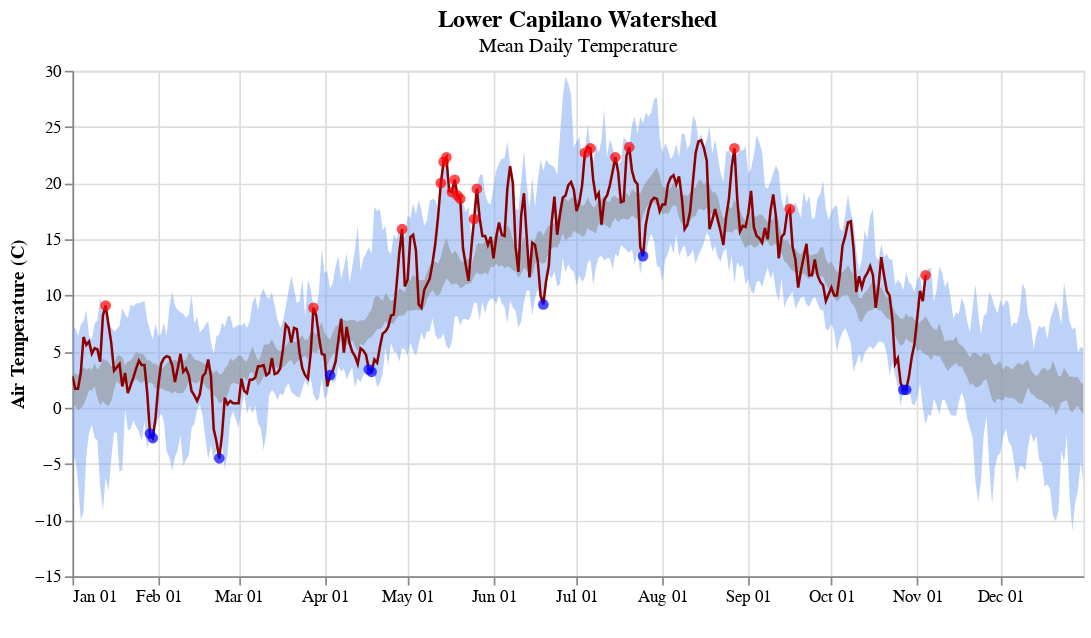

The code cell stored with this chart in its notebook:
### Markdown cell above
## Daily Average Air Temperature
The plots below show the average daily air temperature for the current year (red line), with the range of normal (gray area), range of max and min (blue area), and the new daily high and low records (red and blue circles).

### Code cell
title1 = alt.TitleParams(
   text='Lower Capilano Watershed',
   subtitle="Mean Daily Temperature",
   anchor='middle',
   fontSize=14,
   fontWeight='bold')

qd_area = alt.Chart(qd_past_stats, title=title1).mark_area(color='#7DA6F3', opacity=0.5).encode(
    alt.X('monthdate(date)', title=' '),
    alt.Y('max:Q', title='Air Temperature (C)'),
    alt.Y2('min:Q')
).properties(width=600, height=300)

qd_area2 = alt.Chart(qd_past_stats).mark_area(color='#919397', opacity=0.6).encode(
    alt.X('monthdate(date)'),
    alt.Y('ci95_hi:Q'),
    alt.Y2('ci95_lo:Q')
)


qd_area + qd_area2  + qd_plot_current.interactive()

### Figure 1 — Vega-Lite specification as saved in the notebook (floating-point values rounded to 4 significant figures; data arrays with more than 128 entries replaced by an {"elided": "..."} marker saying what was removed)
{"config": {"view": {"continuousWidth": 400, "continuousHeight": 300}}, "layer": [{"mark": {"type": "area", "color": "#7DA6F3", "opacity": 0.5}, "encoding": {"x": {"field": "date", "timeUnit": "monthdate", "title": " ", "type": "temporal"}, "y": {"field": "max", "title": "Air Temperature (C)", "type": "quantitative"}, "y2": {"field": "min"}}, "height": 300, "title": {"text": "Lower Capilano Watershed", "anchor": "middle", "fontSize": 14, "fontWeight": "bold", "subtitle": "Mean Daily Temperature"}, "width": 600}, {"mark": {"type": "area", "color": "#919397", "opacity": 0.6}, "encoding": {"x": {"field": "date", "timeUnit": "monthdate", "type": "temporal"}, "y": {"field": "ci95_hi", "type": "quantitative"}, "y2": {"field": "ci95_lo"}}}, {"layer": [{"data": {"name": "data-1eb057608f50744bd9bdb4de81c1736c"}, "mark": {"type": "line", "color": "darkred", "strokeWidth": 1.5}, "encoding": {"tooltip": [{"field": "date", "timeUnit": "monthdate", "title": "Date", "type": "temporal"}, {"field": "mean_TA", "title": "Air Temp", "type": "quantitative"}], "x": {"field": "date", "timeUnit": "monthdate", "type": "temporal"}, "y": {"field": "mean_TA", "type": "quantitative"}}, "selection": {"selector001": {"type": "interval", "bind": "scales", "encodings": ["x", "y"]}}}, {"data": {"name": "data-c6cde1880d0594edf300ca6e8d7e4604"}, "mark": {"type": "circle", "color": "blue", "size": 40}, "encoding": {"x": {"field": "date", "timeUnit": "monthdate", "type": "temporal"}, "y": {"field": "mean_TA", "type": "quantitative"}}}, {"data": {"name": "data-1c9f3232c14a3293a410d5978a809c4b"}, "mark": {"type": "circle", "color": "red", "size": 40}, "encoding": {"x": {"field": "date", "timeUnit": "monthdate", "type": "temporal"}, "y": {"field": "mean_TA", "type": "quantitative"}}}]}], "data": {"name": "data-d04e3d1ac9f20c5316e634251f79fd08"}, "$schema": "https://vega.github.io/schema/vega-lite/v4.17.0.json", "datasets": {"data-d04e3d1ac9f20c5316e634251f79fd08": {"elided": "365 records"}, "data-1eb057608f50744bd9bdb4de81c1736c": {"elided": "308 records"}, "data-c6cde1880d0594edf300ca6e8d7e4604": [{"date": "2023-01-29T00:00:00", "mean_TA": -2.3, "min_TA": -4.8, "max_TA": 2.8, "rain": 0.0, "rain_cum_yr": 318.3, "rain_cum_wyr": 1305.0, "wtr_yr_day": 121, "wtr_yr": 2023, "year": 2023, "month": 1, "day": 29, "DOY": 29, "mean": 3.243, "max": 6.9, "min": -2.3, "std": 2.288, "sem": 0.4992, "ci95_hi": 4.221, "ci95_lo": 2.264, "index": 28, "low": -1.0}, {"date": "2023-01-30T00:00:00", "mean_TA": -2.7, "min_TA": -5.5, "max_TA": 0.4, "rain": 0.0, "rain_cum_yr": 318.3, "rain_cum_wyr": 1305.0, "wtr_yr_day": 122, "wtr_yr": 2023, "year": 2023, "month": 1, "day": 30, "DOY": 30, "mean": 3.014, "max": 6.1, "min": -2.7, "std": 2.098, "sem": 0.4579, "ci95_hi": 3.912, "ci95_lo": 2.117, "index": 29, "low": -0.2}, {"date": "2023-02-23T00:00:00", "mean_TA": -4.5, "min_TA": -8.4, "max_TA": -0.2, "rain": 5.2, "rain_cum_yr": 593.2, "rain_cum_wyr": 1580.0, "wtr_yr_day": 146, "wtr_yr": 2023, "year": 2023, "month": 2, "day": 23, "DOY": 54, "mean": 1.7, "max": 6.5, "min": -4.5, "std": 3.054, "sem": 0.6664, "ci95_hi": 3.006, "ci95_lo": 0.3938, "index": 53, "low": -3.7}, {"date": "2023-04-03T00:00:00", "mean_TA": 2.9, "min_TA": -1.6, "max_TA": 9.1, "rain": 0.0, "rain_cum_yr": 778.6, "rain_cum_wyr": 1765.0, "wtr_yr_day": 185, "wtr_yr": 2023, "year": 2023, "month": 4, "day": 3, "DOY": 93, "mean": 5.219, "max": 10.6, "min": 2.9, "std": 2.032, "sem": 0.4435, "ci95_hi": 6.088, "ci95_lo": 4.35, "index": 92, "low": 2.9}, {"date": "2023-04-17T00:00:00", "mean_TA": 3.4, "min_TA": 0.7, "max_TA": 6.6, "rain": 6.86, "rain_cum_yr": 970.6, "rain_cum_wyr": 1957.0, "wtr_yr_day": 199, "wtr_yr": 2023, "year": 2023, "month": 4, "day": 17, "DOY": 107, "mean": 7.305, "max": 14.3, "min": 3.4, "std": 2.555, "sem": 0.5576, "ci95_hi": 8.398, "ci95_lo": 6.212, "index": 106, "low": 3.6}, {"date": "2023-04-18T00:00:00", "mean_TA": 3.2, "min_TA": 1.8, "max_TA": 4.3, "rain": 17.27, "rain_cum_yr": 987.9, "rain_cum_wyr": 1975.0, "wtr_yr_day": 200, "wtr_yr": 2023, "year": 2023, "month": 4, "day": 18, "DOY": 108, "mean": 7.514, "max": 13.7, "min": 3.2, "std": 2.901, "sem": 0.633, "ci95_hi": 8.755, "ci95_lo": 6.274, "index": 107, "low": 4.1}, {"date": "2023-06-19T00:00:00", "mean_TA": 9.2, "min_TA": 7.0, "max_TA": 10.8, "rain": 5.33, "rain_cum_yr": 1128.0, "rain_cum_wyr": 2115.0, "wtr_yr_day": 262, "wtr_yr": 2023, "year": 2023, "month": 6, "day": 19, "DOY": 170, "mean": 14.09, "max": 21.1, "min": 9.2, "std": 2.97, "sem": 0.6482, "ci95_hi": 15.36, "ci95_lo": 12.82, "index": 169, "low": 10.7}, {"date": "2023-07-25T00:00:00", "mean_TA": 13.5, "min_TA": 11.4, "max_TA": 17.4, "rain": 6.9, "rain_cum_yr": 1186.0, "rain_cum_wyr": 2173.0, "wtr_yr_day": 298, "wtr_yr": 2023, "year": 2023, "month": 7, "day": 25, "DOY": 206, "mean": 18.41, "max": 25.3, "min": 13.5, "std": 2.894, "sem": 0.6316, "ci95_hi": 19.65, "ci95_lo": 17.18, "index": 205, "low": 14.9}, {"date": "2023-10-27T00:00:00", "mean_TA": 1.6, "min_TA": -1.5, "max_TA": 9.0, "rain": 0.0, "rain_cum_yr": 1630.0, "rain_cum_wyr": 298.4, "wtr_yr_day": 27, "wtr_yr": 2024, "year": 2023, "month": 10, "day": 27, "DOY": 300, "mean": 6.795, "max": 10.5, "min": 1.6, "std": 2.631, "sem": 0.5742, "ci95_hi": 7.921, "ci95_lo": 5.67, "index": 299, "low": 2.7}, {"date": "2023-10-28T00:00:00", "mean_TA": 1.6, "min_TA": -1.8, "max_TA": 9.4, "rain": 0.0, "rain_cum_yr": 1630.0, "rain_cum_wyr": 298.4, "wtr_yr_day": 28, "wtr_yr": 2024, "year": 2023, "month": 10, "day": 28, "DOY": 301, "mean": 7.305, "max": 12.1, "min": 1.6, "std": 2.62, "sem": 0.5717, "ci95_hi": 8.425, "ci95_lo": 6.184, "index": 300, "low": 3.4}], "data-1c9f3232c14a3293a410d5978a809c4b": [{"date": "2023-01-13T00:00:00", "mean_TA": 9.1, "min_TA": 8.2, "max_TA": 10.0, "rain": 42.67, "rain_cum_yr": 129.3, "rain_cum_wyr": 1116.0, "wtr_yr_day": 105, "wtr_yr": 2023, "year": 2023, "month": 1, "day": 13, "DOY": 13, "mean": 2.276, "max": 9.1, "min": -6.2, "std": 4.626, "sem": 1.01, "ci95_hi": 4.255, "ci95_lo": 0.2975, "index": 12, "high": 7.3}, {"date": "2023-03-28T00:00:00", "mean_TA": 8.9, "min_TA": 8.9, "max_TA": 16.6, "rain": 0.0, "rain_cum_yr": 737.9, "rain_cum_wyr": 1725.0, "wtr_yr_day": 179, "wtr_yr": 2023, "year": 2023, "month": 3, "day": 28, "DOY": 87, "mean": 5.838, "max": 8.9, "min": 1.2, "std": 2.104, "sem": 0.4591, "ci95_hi": 6.738, "ci95_lo": 4.938, "index": 86, "high": 8.9}, {"date": "2023-04-29T00:00:00", "mean_TA": 15.9, "min_TA": 9.0, "max_TA": 25.5, "rain": 0.0, "rain_cum_yr": 1082.0, "rain_cum_wyr": 2069.0, "wtr_yr_day": 211, "wtr_yr": 2023, "year": 2023, "month": 4, "day": 29, "DOY": 119, "mean": 9.348, "max": 15.9, "min": 5.3, "std": 2.722, "sem": 0.5941, "ci95_hi": 10.51, "ci95_lo": 8.183, "index": 118, "high": 12.6}, {"date": "2023-05-13T00:00:00", "mean_TA": 20.0, "min_TA": 11.5, "max_TA": 31.1, "rain": 0.0, "rain_cum_yr": 1101.0, "rain_cum_wyr": 2088.0, "wtr_yr_day": 225, "wtr_yr": 2023, "year": 2023, "month": 5, "day": 13, "DOY": 133, "mean": 11.86, "max": 20.0, "min": 6.2, "std": 3.688, "sem": 0.8047, "ci95_hi": 13.44, "ci95_lo": 10.28, "index": 132, "high": 18.9}, {"date": "2023-05-14T00:00:00", "mean_TA": 21.9, "min_TA": 14.1, "max_TA": 32.3, "rain": 0.0, "rain_cum_yr": 1101.0, "rain_cum_wyr": 2088.0, "wtr_yr_day": 226, "wtr_yr": 2023, "year": 2023, "month": 5, "day": 14, "DOY": 134, "mean": 12.69, "max": 21.9, "min": 6.6, "std": 4.038, "sem": 0.8811, "ci95_hi": 14.42, "ci95_lo": 10.96, "index": 133, "high": 19.4}, {"date": "2023-05-15T00:00:00", "mean_TA": 22.3, "min_TA": 14.2, "max_TA": 32.7, "rain": 0.0, "rain_cum_yr": 1101.0, "rain_cum_wyr": 2088.0, "wtr_yr_day": 227, "wtr_yr": 2023, "year": 2023, "month": 5, "day": 15, "DOY": 135, "mean": 13.32, "max": 22.3, "min": 5.5, "std": 4.225, "sem": 0.922, "ci95_hi": 15.13, "ci95_lo": 11.51, "index": 134, "high": 18.3}, {"date": "2023-05-17T00:00:00", "mean_TA": 19.2, "min_TA": 12.7, "max_TA": 26.0, "rain": 0.0, "rain_cum_yr": 1101.0, "rain_cum_wyr": 2088.0, "wtr_yr_day": 229, "wtr_yr": 2023, "year": 2023, "month": 5, "day": 17, "DOY": 137, "mean": 12.29, "max": 19.2, "min": 5.9, "std": 3.197, "sem": 0.6977, "ci95_hi": 13.66, "ci95_lo": 10.92, "index": 136, "high": 17.0}, {"date": "2023-05-18T00:00:00", "mean_TA": 20.3, "min_TA": 13.4, "max_TA": 28.0, "rain": 0.0, "rain_cum_yr": 1101.0, "rain_cum_wyr": 2088.0, "wtr_yr_day": 230, "wtr_yr": 2023, "year": 2023, "month": 5, "day": 18, "DOY": 138, "mean": 12.53, "max": 20.3, "min": 8.1, "std": 3.402, "sem": 0.7424, "ci95_hi": 13.98, "ci95_lo": 11.07, "index": 137, "high": 18.5}, {"date": "2023-05-19T00:00:00", "mean_TA": 18.9, "min_TA": 12.5, "max_TA": 25.3, "rain": 0.0, "rain_cum_yr": 1101.0, "rain_cum_wyr": 2088.0, "wtr_yr_day": 231, "wtr_yr": 2023, "year": 2023, "month": 5, "day": 19, "DOY": 139, "mean": 12.34, "max": 18.9, "min": 8.2, "std": 3.14, "sem": 0.6853, "ci95_hi": 13.69, "ci95_lo": 11.0, "index": 138, "high": 16.2}, {"date": "2023-05-20T00:00:00", "mean_TA": 18.6, "min_TA": 12.9, "max_TA": 25.4, "rain": 0.0, "rain_cum_yr": 1101.0, "rain_cum_wyr": 2088.0, "wtr_yr_day": 232, "wtr_yr": 2023, "year": 2023, "month": 5, "day": 20, "DOY": 140, "mean": 11.86, "max": 18.6, "min": 7.3, "std": 2.863, "sem": 0.6247, "ci95_hi": 13.09, "ci95_lo": 10.64, "index": 139, "high": 16.7}, {"date": "2023-05-25T00:00:00", "mean_TA": 16.8, "min_TA": 9.1, "max_TA": 24.9, "rain": 0.0, "rain_cum_yr": 1101.0, "rain_cum_wyr": 2088.0, "wtr_yr_day": 237, "wtr_yr": 2023, "year": 2023, "month": 5, "day": 25, "DOY": 145, "mean": 12.6, "max": 16.8, "min": 9.4, "std": 2.128, "sem": 0.4643, "ci95_hi": 13.51, "ci95_lo": 11.69, "index": 144, "high": 16.6}, {"date": "2023-05-26T00:00:00", "mean_TA": 19.5, "min_TA": 11.9, "max_TA": 28.5, "rain": 0.0, "rain_cum_yr": 1101.0, "rain_cum_wyr": 2088.0, "wtr_yr_day": 238, "wtr_yr": 2023, "year": 2023, "month": 5, "day": 26, "DOY": 146, "mean": 13.31, "max": 19.5, "min": 9.3, "std": 2.899, "sem": 0.6326, "ci95_hi": 14.55, "ci95_lo": 12.07, "index": 145, "high": 19.3}, {"date": "2023-07-04T00:00:00", "mean_TA": 22.7, "min_TA": 15.5, "max_TA": 31.2, "rain": 0.0, "rain_cum_yr": 1142.0, "rain_cum_wyr": 2129.0, "wtr_yr_day": 277, "wtr_yr": 2023, "year": 2023, "month": 7, "day": 4, "DOY": 185, "mean": 16.76, "max": 22.7, "min": 11.6, "std": 3.233, "sem": 0.7054, "ci95_hi": 18.14, "ci95_lo": 15.38, "index": 184, "high": 22.3}, {"date": "2023-07-06T00:00:00", "mean_TA": 23.1, "min_TA": 16.3, "max_TA": 29.8, "rain": 0.0, "rain_cum_yr": 1142.0, "rain_cum_wyr": 2129.0, "wtr_yr_day": 279, "wtr_yr": 2023, "year": 2023, "month": 7, "day": 6, "DOY": 187, "mean": 16.99, "max": 23.1, "min": 13.2, "std": 2.818, "sem": 0.615, "ci95_hi": 18.19, "ci95_lo": 15.78, "index": 186, "high": 22.2}, {"date": "2023-07-15T00:00:00", "mean_TA": 22.3, "min_TA": 14.6, "max_TA": 31.6, "rain": 0.0, "rain_cum_yr": 1142.0, "rain_cum_wyr": 2129.0, "wtr_yr_day": 288, "wtr_yr": 2023, "year": 2023, "month": 7, "day": 15, "DOY": 196, "mean": 17.87, "max": 22.3, "min": 13.7, "std": 2.271, "sem": 0.4956, "ci95_hi": 18.84, "ci95_lo": 16.9, "index": 195, "high": 21.6}, {"date": "2023-07-20T00:00:00", "mean_TA": 23.2, "min_TA": 16.3, "max_TA": 30.5, "rain": 0.0, "rain_cum_yr": 1143.0, "rain_cum_wyr": 2130.0, "wtr_yr_day": 293, "wtr_yr": 2023, "year": 2023, "month": 7, "day": 20, "DOY": 201, "mean": 17.81, "max": 23.2, "min": 13.8, "std": 2.301, "sem": 0.5021, "ci95_hi": 18.8, "ci95_lo": 16.83, "index": 200, "high": 20.0}, {"date": "2023-08-27T00:00:00", "mean_TA": 23.1, "min_TA": 17.0, "max_TA": 31.2, "rain": 0.0, "rain_cum_yr": 1219.0, "rain_cum_wyr": 2206.0, "wtr_yr_day": 331, "wtr_yr": 2023, "year": 2023, "month": 8, "day": 27, "DOY": 239, "mean": 17.22, "max": 23.1, "min": 11.0, "std": 3.229, "sem": 0.7047, "ci95_hi": 18.6, "ci95_lo": 15.84, "index": 238, "high": 22.2}, {"date": "2023-09-16T00:00:00", "mean_TA": 17.7, "min_TA": 12.0, "max_TA": 26.1, "rain": 0.0, "rain_cum_yr": 1243.0, "rain_cum_wyr": 2230.0, "wtr_yr_day": 351, "wtr_yr": 2023, "year": 2023, "month": 9, "day": 16, "DOY": 259, "mean": 13.48, "max": 17.7, "min": 10.0, "std": 2.539, "sem": 0.5541, "ci95_hi": 14.57, "ci95_lo": 12.39, "index": 258, "high": 17.7}, {"date": "2023-11-04T00:00:00", "mean_TA": 11.8, "min_TA": 9.0, "max_TA": null, "rain": 7.87, "rain_cum_yr": 1703.0, "rain_cum_wyr": 371.4, "wtr_yr_day": 35, "wtr_yr": 2024, "year": 2023, "month": 11, "day": 4, "DOY": 308, "mean": 6.438, "max": 11.8, "min": -1.5, "std": 3.963, "sem": 0.8647, "ci95_hi": 8.133, "ci95_lo": 4.743, "index": 307, "high": 10.9}]}}
